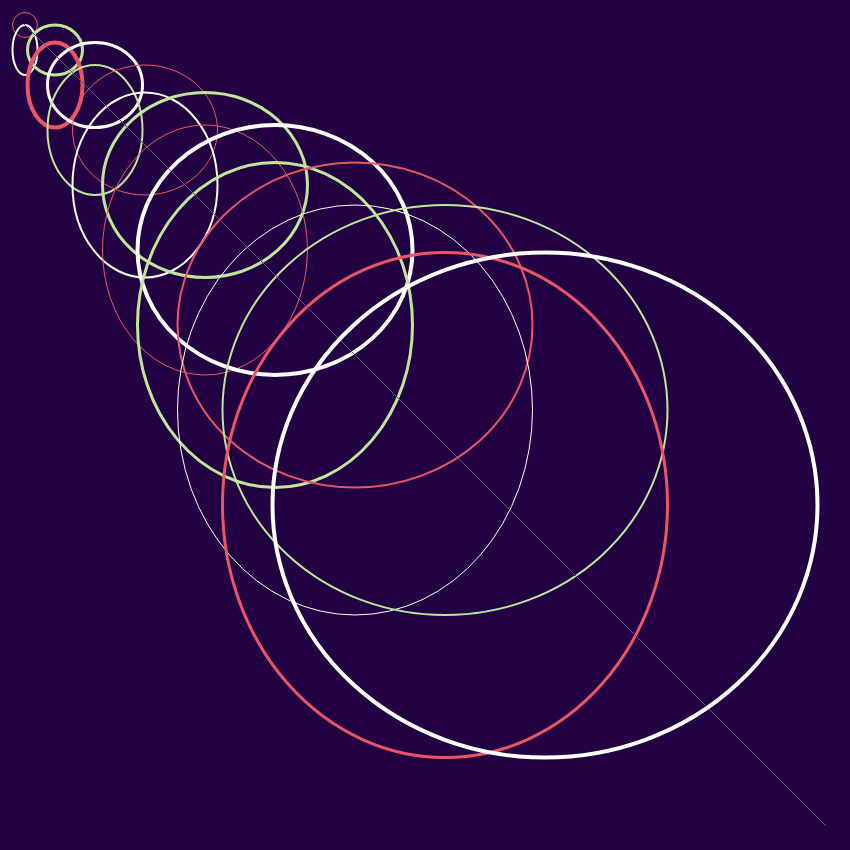
Frame 1 (no input)
Frame 60 (no input): identical to frame 1, image omitted
Frame 120 (the mouse pressed at the canvas centre since frame 60): identical to frame 1, image omitted

The p5.js sketch that drew this single still picture (run headless with seeded random() and noise() and a simulated clock; from frame 60 on, the mouse is pressed at the canvas centre):

// p5.js sketch
// ── sketch.js
function setup() {
  createCanvas(850, 850);
}

function draw() {
  noFill();
  background('#230243');
  stroke('#654d7b');
  strokeWeight(1);
  line(25,25,825,825);

  let b = color('#ea5666');
  let c = color('#f4f31');
  let d = color('#c2e59c');

  let a1 = 25;
  let a2 = 25;
  stroke(b);
  strokeWeight(1);
  ellipse(a1, a2, a1, a2);

  stroke('#654d7b');
  strokeWeight(1);
  line(25,25,825,825);

  a2 += 25;
  stroke(c);
  strokeWeight(2);
  ellipse(a1, a2, a1, a2);

    stroke('#654d7b');
    strokeWeight(1);
    line(25,25,825,825);

  a1 += 30;
  stroke(d);
  strokeWeight(3);
  ellipse(a1, a2, a1, a2);

    stroke('#654d7b');
    strokeWeight(1);
    line(25,25,825,825);

  a2 += 35;
  stroke(b);
  strokeWeight(4);
  ellipse(a1, a2, a1, a2);

    stroke('#654d7b');
    strokeWeight(1);
    line(25,25,825,825);

  a1 += 40;
  stroke(c);
  strokeWeight(3);
  ellipse(a1, a2, a1, a2);

    stroke('#654d7b');
    strokeWeight(1);
    line(25,25,825,825);

  a2 += 45;
  stroke(d);
  strokeWeight(2);
  ellipse(a1, a2, a1, a2);

    stroke('#654d7b');
    strokeWeight(1);
    line(25,25,825,825);

  a1 += 50;
  stroke(b);
  strokeWeight(1);
  ellipse(a1, a2, a1, a2);

    stroke('#654d7b');
    strokeWeight(1);
    line(25,25,825,825);

  a2 += 55;
  stroke(c);
  strokeWeight(2);
  ellipse(a1, a2, a1, a2);

    stroke('#654d7b');
    strokeWeight(1);
    line(25,25,825,825);

  a1 += 60;
  stroke(d);
  strokeWeight(3);
  ellipse(a1, a2, a1, a2);

    stroke('#654d7b');
    strokeWeight(1);
    line(25,25,825,825);

  a2 += 65;
  stroke(b);
  strokeWeight(1);
  ellipse(a1, a2, a1, a2);

    stroke('#654d7b');
    strokeWeight(1);
    line(25,25,825,825);

  a1 += 70;
  stroke(c);
  strokeWeight(4);
  ellipse(a1, a2, a1, a2);

    stroke('#654d7b');
    strokeWeight(1);
    line(25,25,825,825);

  a2 += 75;
  stroke(d);
  strokeWeight(3);
  ellipse(a1, a2, a1, a2);

    stroke('#654d7b');
    strokeWeight(1);
    line(25,25,825,825);

  a1 += 80;
  stroke(b);
  strokeWeight(2);
  ellipse(a1, a2, a1, a2);

    stroke('#654d7b');
    strokeWeight(1);
    line(25,25,825,825);

  a2 += 85;
  stroke(c);
  strokeWeight(1);
  ellipse(a1, a2, a1, a2);

    stroke('#654d7b');
    strokeWeight(1);
    line(25,25,825,825);

  a1 += 90;
  stroke(d);
  strokeWeight(2);
  ellipse(a1, a2, a1, a2);

    stroke('#654d7b');
    strokeWeight(1);
    line(25,25,825,825);

  a2 += 95;
  stroke(b);
  strokeWeight(3);
  ellipse(a1, a2, a1, a2);

    stroke('#654d7b');
    strokeWeight(1);
    line(25,25,825,825);

  a1 += 100;
  stroke(c);
  strokeWeight(4);
  ellipse(a1, a2, a1, a2);

}
